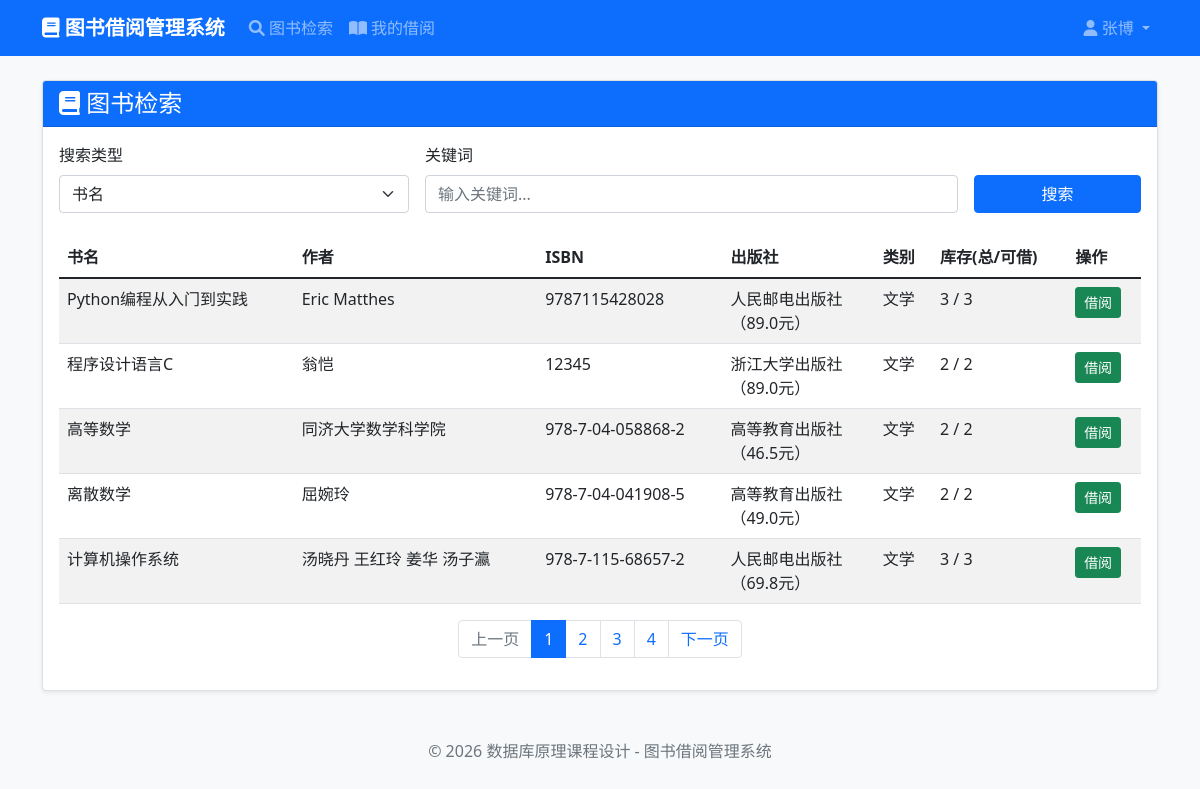
The app's page /books (signed in) with its own data.
### models.py (models this page shows)
class User(UserMixin, db.Model):
    __tablename__ = 'users'
    id = db.Column(db.Integer, primary_key=True)
    username = db.Column(db.String(80), unique=True, nullable=False)
    password = db.Column(db.String(200), nullable=False)
    real_name = db.Column(db.String(50), nullable=False)
    email = db.Column(db.String(120), unique=True)
    library_card = db.Column(db.String(20), unique=True, nullable=False)
    role = db.Column(db.String(20), default='user')
    max_borrow = db.Column(db.Integer, default=5)
    borrow_records = db.relationship('BorrowRecord', backref='user', lazy=True)
    def is_admin(self):
        return self.role == 'admin'

class Book(db.Model):
    __tablename__ = 'books'
    id = db.Column(db.Integer, primary_key=True)
    title = db.Column(db.String(200), nullable=False)
    author = db.Column(db.String(100), nullable=False)
    isbn = db.Column(db.String(20), unique=True, nullable=False)
    publisher = db.Column(db.String(100))
    price = db.Column(db.Float)
    total_copies = db.Column(db.Integer, default=1)
    available_copies = db.Column(db.Integer, default=1)
    category_id = db.Column(db.Integer, db.ForeignKey('categories.id'), nullable=False)
    borrow_records = db.relationship('BorrowRecord', backref='book', lazy=True)

class Category(db.Model):
    __tablename__ = 'categories'
    id = db.Column(db.Integer, primary_key=True)
    name = db.Column(db.String(50), unique=True, nullable=False)
    books = db.relationship('Book', backref='category', lazy=True)

### app.py (the view, shortened to what this page needs)
@app.route('/books')
def books():
    page = request.args.get('page', 1, type=int)
    keyword = request.args.get('keyword', '').strip()
    search_type = request.args.get('search_type', 'title')
    query = Book.query.join(Category)
    query = query.order_by(Book.id)
    pagination = query.paginate(page=page, per_page=app.config['ITEMS_PER_PAGE'], error_out=False)
    books = pagination.items
    form = SearchForm(request.args)
    return render_template('books.html', books=books, pagination=pagination, form=form)

### forms.py
class SearchForm(FlaskForm):
    keyword = StringField('关键词')
    search_type = SelectField('搜索类型', choices=[('title', '书名'), ('author', '作者'), ('category', '类别')])
    submit = SubmitField('搜索')

### app.py (called while the page is built)
@login_manager.user_loader
def load_user(user_id):
    return User.query.get(int(user_id))

### templates/books.html (shortened to what this page needs)
{% extends "base.html" %}
{% block content %}
<div class="card">
    <div class="card-header bg-primary text-white d-flex justify-content-between align-items-center">
        <h4 class="mb-0"><i class="fas fa-book"></i> 图书检索</h4>
    </div>
    <div class="card-body">
        <form method="GET" class="row g-3 mb-4">
            <div class="col-md-4">
                <label for="search_type" class="form-label">搜索类型</label>
                <select name="search_type" id="search_type" class="form-select">
                    <option value="title" {% if request.args.get('search_type') == 'title' %}selected{% endif %}>书名</option>
                </select>
            </div>
            <div class="col-md-6">
                <label for="keyword" class="form-label">关键词</label>
                <input type="text" name="keyword" id="keyword" class="form-control" value="{{ request.args.get('keyword', '') }}" placeholder="输入关键词...">
            </div>
            <div class="col-md-2 d-flex align-items-end">
                <button type="submit" class="btn btn-primary w-100">搜索</button>
            </div>
        </form>
        <div class="table-responsive">
            <table class="table table-hover table-striped">
                <thead><tr><th>书名</th><th>作者</th><th>ISBN</th><th>出版社</th><th>类别</th><th>库存(总/可借)</th><th>操作</th></tr></thead>
                <tbody>
                    {% for book in books %}
                    <tr>
                        <td>{{ book.title }}</td>
                        <td>{{ book.author }}</td>
                        <td>{{ book.isbn }}</td>
                        <td>{{ book.publisher }}<br>（{{ book.price }}元）</td>
                        <td>{{ book.category.name }}</td>
                        <td>{{ book.total_copies }} / {{ book.available_copies }}</td>
                        <td>
                            {% if current_user.is_authenticated and not current_user.is_admin() and book.available_copies > 0 %}
                                <a href="{{ url_for('borrow_book', book_id=book.id) }}" class="btn btn-sm btn-success" onclick="return confirm('确认借阅？')">借阅</a>
                            {% endif %}
                        </td>
                    </tr>
                    {% else %}
                    <tr><td colspan="7" class="text-center">暂无图书</td></tr>
                    {% endfor %}
                </tbody>
            </table>
        </div>
        {% if pagination.pages > 1 %}
        <nav><ul class="pagination justify-content-center">
            {% if pagination.has_prev %}<li class="page-item"><a class="page-link" href="{{ url_for('books', page=pagination.prev_num, keyword=request.args.get('keyword', ''), search_type=request.args.get('search_type', 'title')) }}">上一页</a></li>{% else %}<li class="page-item disabled"><span class="page-link">上一页</span></li>{% endif %}
            {% for p in pagination.iter_pages() %}{% if p %}<li class="page-item {% if p == pagination.page %}active{% endif %}"><a class="page-link" href="{{ url_for('books', page=p, keyword=request.args.get('keyword', ''), search_type=request.args.get('search_type', 'title')) }}">{{ p }}</a></li>{% else %}<li class="page-item disabled"><span class="page-link">…</span></li>{% endif %}{% endfor %}
            {% if pagination.has_next %}<li class="page-item"><a class="page-link" href="{{ url_for('books', page=pagination.next_num, keyword=request.args.get('keyword', ''), search_type=request.args.get('search_type', 'title')) }}">下一页</a></li>{% else %}<li class="page-item disabled"><span class="page-link">下一页</span></li>{% endif %}
        </ul></nav>
        {% endif %}
    </div>
</div>
{% endblock %}

### templates/base.html (shortened to what this page needs)
<!DOCTYPE html>
<html lang="zh-CN">
<head>
    <link href="https://cdn.jsdelivr.net/npm/bootstrap@5.1.3/dist/css/bootstrap.min.css" rel="stylesheet">
    <link rel="stylesheet" href="https://cdnjs.cloudflare.com/ajax/libs/font-awesome/6.0.0/css/all.min.css">
</head>
<body>
    <nav class="navbar navbar-expand-lg navbar-dark bg-primary">
        <div class="container">
            <a class="navbar-brand" href="{{ url_for('index') }}"><i class="fas fa-book"></i> 图书借阅管理系统</a>
            <div class="collapse navbar-collapse" id="navbarNav">
                <ul class="navbar-nav me-auto">
                    <li class="nav-item"><a class="nav-link" href="{{ url_for('books') }}"><i class="fas fa-search"></i> 图书检索</a></li>
                    {% if current_user.is_authenticated %}
                        {% if current_user.is_admin() %}
                            <li class="nav-item"><a class="nav-link" href="{{ url_for('users') }}"><i class="fas fa-users"></i> 用户管理</a></li>
                            <li class="nav-item"><a class="nav-link" href="{{ url_for('borrow_records') }}"><i class="fas fa-list"></i> 借阅记录</a></li>
                        {% else %}
                            <li class="nav-item"><a class="nav-link" href="{{ url_for('my_borrow') }}"><i class="fas fa-book-open"></i> 我的借阅</a></li>
                        {% endif %}
                    {% endif %}
                </ul>
                <ul class="navbar-nav">
                    {% if current_user.is_authenticated %}
                        <li class="nav-item dropdown">
                            <a class="nav-link dropdown-toggle" href="#" id="userDropdown" role="button" data-bs-toggle="dropdown">
                                <i class="fas fa-user"></i> {{ current_user.real_name }}
                            </a>
                        </li>
                    {% else %}
                        <li class="nav-item"><a class="nav-link" href="{{ url_for('login') }}"><i class="fas fa-sign-in-alt"></i> 登录</a></li>
                        <li class="nav-item"><a class="nav-link" href="{{ url_for('register') }}"><i class="fas fa-user-plus"></i> 注册</a></li>
                    {% endif %}
                </ul>
            </div>
        </div>
    </nav>
    <div class="container mt-4">
        {% block content %}{% endblock %}
    </div>
    <footer class="footer"><div class="container"><span>© 2026 数据库原理课程设计 - 图书借阅管理系统</span></div></footer>
</body>
</html>

### templates/base.html (style rules this page uses)
body { background-color: #f8f9fa; }
.navbar-brand { font-weight: bold; }
.footer { margin-top: 3rem; text-align: center; color: #6c757d; }
.card { margin-bottom: 1.5rem; box-shadow: 0 0.125rem 0.25rem rgba(0,0,0,0.075); }

### records on screen
User: real_name "张博"
Book: title "Python编程从入门到实践", author "Eric Matthes", isbn "9787115428028", publisher "人民邮电出版社", price "89.0", category.name "文学", total_copies "3", available_copies "3"
Book: title "程序设计语言C", author "翁恺", isbn "12345", publisher "浙江大学出版社", price "89.0", category.name "文学", total_copies "2", available_copies "2"
Book: title "高等数学", author "同济大学数学科学院", isbn "978-7-04-058868-2", publisher "高等教育出版社", price "46.5", category.name "文学", total_copies "2", available_copies "2"
Book: title "离散数学", author "屈婉玲", isbn "978-7-04-041908-5", publisher "高等教育出版社", price "49.0", category.name "文学", total_copies "2", available_copies "2"
Book: title "计算机操作系统", author "汤晓丹 王红玲 姜华 汤子瀛", isbn "978-7-115-68657-2", publisher "人民邮电出版社", price "69.8", category.name "文学", total_copies "3", available_copies "3"

### other values on screen
{{ p }} "1" "2" "3" "4"
